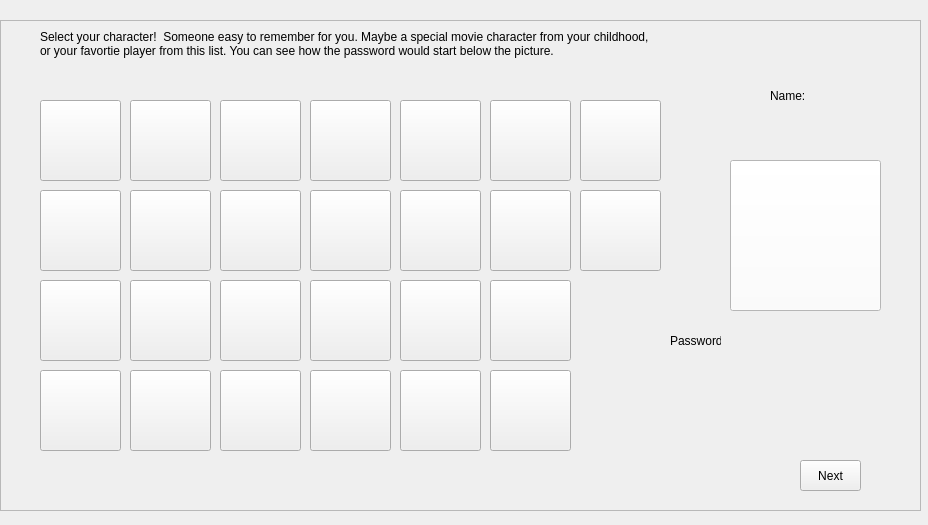
<?xml version="1.0" encoding="UTF-8"?>
<ui version="4.0">
 <class>PAO2characterWindow</class>
 <widget class="QWidget" name="PAO2characterWindow">
  <property name="geometry">
   <rect>
    <x>0</x>
    <y>0</y>
    <width>928</width>
    <height>525</height>
   </rect>
  </property>
  <property name="windowTitle">
   <string>Select your character</string>
  </property>
  <widget class="QFrame" name="frame">
   <property name="geometry">
    <rect>
     <x>0</x>
     <y>20</y>
     <width>921</width>
     <height>491</height>
    </rect>
   </property>
   <property name="frameShape">
    <enum>QFrame::StyledPanel</enum>
   </property>
   <property name="frameShadow">
    <enum>QFrame::Raised</enum>
   </property>
   <widget class="QPushButton" name="btn_1">
    <property name="geometry">
     <rect>
      <x>40</x>
      <y>80</y>
      <width>81</width>
      <height>81</height>
     </rect>
    </property>
    <property name="text">
     <string/>
    </property>
   </widget>
   <widget class="QPushButton" name="btn_2">
    <property name="geometry">
     <rect>
      <x>130</x>
      <y>80</y>
      <width>81</width>
      <height>81</height>
     </rect>
    </property>
    <property name="text">
     <string/>
    </property>
   </widget>
   <widget class="QPushButton" name="btn_3">
    <property name="geometry">
     <rect>
      <x>220</x>
      <y>80</y>
      <width>81</width>
      <height>81</height>
     </rect>
    </property>
    <property name="text">
     <string/>
    </property>
   </widget>
   <widget class="QPushButton" name="btn_5">
    <property name="geometry">
     <rect>
      <x>40</x>
      <y>170</y>
      <width>81</width>
      <height>81</height>
     </rect>
    </property>
    <property name="text">
     <string/>
    </property>
   </widget>
   <widget class="QPushButton" name="btn_6">
    <property name="geometry">
     <rect>
      <x>130</x>
      <y>170</y>
      <width>81</width>
      <height>81</height>
     </rect>
    </property>
    <property name="text">
     <string/>
    </property>
   </widget>
   <widget class="QPushButton" name="btn_7">
    <property name="geometry">
     <rect>
      <x>220</x>
      <y>170</y>
      <width>81</width>
      <height>81</height>
     </rect>
    </property>
    <property name="text">
     <string/>
    </property>
   </widget>
   <widget class="QPushButton" name="btn_8">
    <property name="geometry">
     <rect>
      <x>310</x>
      <y>170</y>
      <width>81</width>
      <height>81</height>
     </rect>
    </property>
    <property name="text">
     <string/>
    </property>
   </widget>
   <widget class="QPushButton" name="btn_9">
    <property name="geometry">
     <rect>
      <x>400</x>
      <y>170</y>
      <width>81</width>
      <height>81</height>
     </rect>
    </property>
    <property name="text">
     <string/>
    </property>
   </widget>
   <widget class="QPushButton" name="btn_10">
    <property name="geometry">
     <rect>
      <x>400</x>
      <y>260</y>
      <width>81</width>
      <height>81</height>
     </rect>
    </property>
    <property name="text">
     <string/>
    </property>
   </widget>
   <widget class="QPushButton" name="btn_11">
    <property name="geometry">
     <rect>
      <x>310</x>
      <y>350</y>
      <width>81</width>
      <height>81</height>
     </rect>
    </property>
    <property name="text">
     <string/>
    </property>
   </widget>
   <widget class="QPushButton" name="btn_12">
    <property name="geometry">
     <rect>
      <x>220</x>
      <y>350</y>
      <width>81</width>
      <height>81</height>
     </rect>
    </property>
    <property name="text">
     <string/>
    </property>
   </widget>
   <widget class="QPushButton" name="btn_13">
    <property name="geometry">
     <rect>
      <x>310</x>
      <y>260</y>
      <width>81</width>
      <height>81</height>
     </rect>
    </property>
    <property name="text">
     <string/>
    </property>
   </widget>
   <widget class="QPushButton" name="btn_14">
    <property name="geometry">
     <rect>
      <x>220</x>
      <y>260</y>
      <width>81</width>
      <height>81</height>
     </rect>
    </property>
    <property name="text">
     <string/>
    </property>
   </widget>
   <widget class="QPushButton" name="btn_15">
    <property name="geometry">
     <rect>
      <x>40</x>
      <y>260</y>
      <width>81</width>
      <height>81</height>
     </rect>
    </property>
    <property name="text">
     <string/>
    </property>
   </widget>
   <widget class="QPushButton" name="btn_16">
    <property name="geometry">
     <rect>
      <x>130</x>
      <y>260</y>
      <width>81</width>
      <height>81</height>
     </rect>
    </property>
    <property name="text">
     <string/>
    </property>
   </widget>
   <widget class="QPushButton" name="btn_17">
    <property name="geometry">
     <rect>
      <x>130</x>
      <y>350</y>
      <width>81</width>
      <height>81</height>
     </rect>
    </property>
    <property name="text">
     <string/>
    </property>
   </widget>
   <widget class="QPushButton" name="btn_18">
    <property name="geometry">
     <rect>
      <x>40</x>
      <y>350</y>
      <width>81</width>
      <height>81</height>
     </rect>
    </property>
    <property name="text">
     <string/>
    </property>
   </widget>
   <widget class="QPushButton" name="btn_21">
    <property name="geometry">
     <rect>
      <x>490</x>
      <y>80</y>
      <width>81</width>
      <height>81</height>
     </rect>
    </property>
    <property name="text">
     <string/>
    </property>
   </widget>
   <widget class="QPushButton" name="btn_22">
    <property name="geometry">
     <rect>
      <x>490</x>
      <y>350</y>
      <width>81</width>
      <height>81</height>
     </rect>
    </property>
    <property name="text">
     <string/>
    </property>
   </widget>
   <widget class="QPushButton" name="btn_23">
    <property name="geometry">
     <rect>
      <x>490</x>
      <y>260</y>
      <width>81</width>
      <height>81</height>
     </rect>
    </property>
    <property name="text">
     <string/>
    </property>
   </widget>
   <widget class="QPushButton" name="btn_24">
    <property name="geometry">
     <rect>
      <x>400</x>
      <y>350</y>
      <width>81</width>
      <height>81</height>
     </rect>
    </property>
    <property name="text">
     <string/>
    </property>
   </widget>
   <widget class="QPushButton" name="btn_25">
    <property name="geometry">
     <rect>
      <x>490</x>
      <y>170</y>
      <width>81</width>
      <height>81</height>
     </rect>
    </property>
    <property name="text">
     <string/>
    </property>
   </widget>
   <widget class="QPushButton" name="btn_26">
    <property name="geometry">
     <rect>
      <x>400</x>
      <y>80</y>
      <width>81</width>
      <height>81</height>
     </rect>
    </property>
    <property name="text">
     <string/>
    </property>
   </widget>
   <widget class="QPushButton" name="btn_20">
    <property name="geometry">
     <rect>
      <x>580</x>
      <y>170</y>
      <width>81</width>
      <height>81</height>
     </rect>
    </property>
    <property name="text">
     <string/>
    </property>
   </widget>
   <widget class="QLabel" name="label">
    <property name="geometry">
     <rect>
      <x>40</x>
      <y>10</y>
      <width>611</width>
      <height>41</height>
     </rect>
    </property>
    <property name="font">
     <font>
      <family>Arial</family>
      <pointsize>9</pointsize>
      <weight>50</weight>
      <bold>false</bold>
     </font>
    </property>
    <property name="text">
     <string>Select your character!  Someone easy to remember for you. Maybe a special movie character from your childhood, or your favortie player from this list. You can see how the password would start below the picture.</string>
    </property>
    <property name="alignment">
     <set>Qt::AlignLeading|Qt::AlignLeft|Qt::AlignTop</set>
    </property>
    <property name="wordWrap">
     <bool>true</bool>
    </property>
   </widget>
   <widget class="QLabel" name="name_l">
    <property name="geometry">
     <rect>
      <x>770</x>
      <y>60</y>
      <width>41</width>
      <height>31</height>
     </rect>
    </property>
    <property name="text">
     <string>Name: </string>
    </property>
   </widget>
   <widget class="QLabel" name="pswd_l">
    <property name="geometry">
     <rect>
      <x>670</x>
      <y>310</y>
      <width>51</width>
      <height>21</height>
     </rect>
    </property>
    <property name="text">
     <string>Password: </string>
    </property>
   </widget>
   <widget class="QPushButton" name="next_btn">
    <property name="geometry">
     <rect>
      <x>800</x>
      <y>440</y>
      <width>61</width>
      <height>31</height>
     </rect>
    </property>
    <property name="text">
     <string>Next</string>
    </property>
   </widget>
   <widget class="QPushButton" name="btn_19">
    <property name="geometry">
     <rect>
      <x>580</x>
      <y>80</y>
      <width>81</width>
      <height>81</height>
     </rect>
    </property>
    <property name="text">
     <string/>
    </property>
   </widget>
   <widget class="QPushButton" name="btn_4">
    <property name="geometry">
     <rect>
      <x>310</x>
      <y>80</y>
      <width>81</width>
      <height>81</height>
     </rect>
    </property>
    <property name="text">
     <string/>
    </property>
   </widget>
   <widget class="QLabel" name="password_label">
    <property name="geometry">
     <rect>
      <x>750</x>
      <y>310</y>
      <width>131</width>
      <height>21</height>
     </rect>
    </property>
    <property name="font">
     <font>
      <pointsize>10</pointsize>
      <weight>75</weight>
      <bold>true</bold>
     </font>
    </property>
    <property name="text">
     <string/>
    </property>
    <property name="alignment">
     <set>Qt::AlignCenter</set>
    </property>
   </widget>
   <widget class="QLabel" name="name_label">
    <property name="geometry">
     <rect>
      <x>700</x>
      <y>100</y>
      <width>201</width>
      <height>31</height>
     </rect>
    </property>
    <property name="font">
     <font>
      <family>Century Gothic</family>
      <pointsize>10</pointsize>
      <weight>50</weight>
      <bold>false</bold>
     </font>
    </property>
    <property name="text">
     <string/>
    </property>
    <property name="alignment">
     <set>Qt::AlignCenter</set>
    </property>
   </widget>
   <widget class="QPushButton" name="pushButton">
    <property name="geometry">
     <rect>
      <x>730</x>
      <y>140</y>
      <width>151</width>
      <height>151</height>
     </rect>
    </property>
    <property name="layoutDirection">
     <enum>Qt::LeftToRight</enum>
    </property>
    <property name="autoFillBackground">
     <bool>false</bool>
    </property>
    <property name="styleSheet">
     <string notr="true">Background:rgb(255, 255, 255)</string>
    </property>
    <property name="text">
     <string/>
    </property>
   </widget>
   <zorder>pushButton</zorder>
   <zorder>btn_1</zorder>
   <zorder>btn_2</zorder>
   <zorder>btn_3</zorder>
   <zorder>btn_5</zorder>
   <zorder>btn_6</zorder>
   <zorder>btn_7</zorder>
   <zorder>btn_8</zorder>
   <zorder>btn_9</zorder>
   <zorder>btn_10</zorder>
   <zorder>btn_11</zorder>
   <zorder>btn_12</zorder>
   <zorder>btn_13</zorder>
   <zorder>btn_14</zorder>
   <zorder>btn_15</zorder>
   <zorder>btn_16</zorder>
   <zorder>btn_17</zorder>
   <zorder>btn_18</zorder>
   <zorder>btn_21</zorder>
   <zorder>btn_22</zorder>
   <zorder>btn_23</zorder>
   <zorder>btn_24</zorder>
   <zorder>btn_25</zorder>
   <zorder>btn_26</zorder>
   <zorder>btn_20</zorder>
   <zorder>label</zorder>
   <zorder>name_l</zorder>
   <zorder>pswd_l</zorder>
   <zorder>next_btn</zorder>
   <zorder>btn_19</zorder>
   <zorder>btn_4</zorder>
   <zorder>password_label</zorder>
   <zorder>name_label</zorder>
  </widget>
 </widget>
 <resources/>
 <connections/>
</ui>
